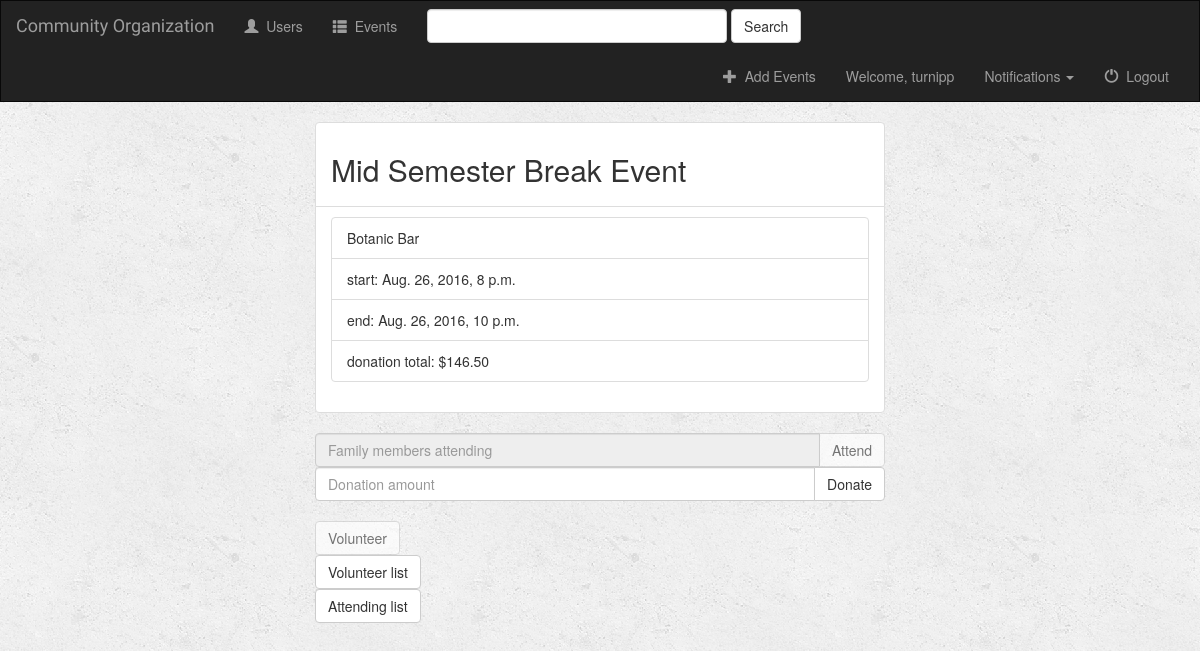
The page /events/1/ (signed in) on the database its author committed.
### events/models.py (models this page shows, shortened)
class Event(models.Model):
    event_name = models.CharField(max_length=100)
    event_location = models.CharField(max_length=500)
    event_cost = models.DecimalField(max_digits=7, decimal_places=2, default=0.0)
    start_date = models.DateTimeField('start date')
    end_date = models.DateTimeField('end date')

### events/views.py (the view)
# urls.py: url(r'^(?P<event_id>[0-9]+)/$', views.event_view, name='event_view'),
def event_view(request, event_id):
    try:
        event = Event.objects.get(id=event_id)
        donation = event_donation_total(event)
        is_attending = None
        is_volunteering = None
        if request.user.is_authenticated:
            data = UserData.objects.get(user=request.user)
            is_attending = Event.objects.filter(userattending__user=data, id=event_id).exists()
            is_volunteering = Event.objects.filter(userdata__user=request.user).exists()
    except Event.DoesNotExist:
        raise Http404("Event does not exist")
    context = {
        'event': event,
        'donation': donation,
        'user': request.user,
        'is_attending': is_attending,
        'is_volunteering': is_volunteering,
    }
    return render(request, 'events/eventPage.html', context)

### events/utils.py (called while the page is built)
def event_donation_total(event):
	donations = 0
	for event_donation in UserDonation.objects.filter(event=event):
		donations += event_donation.donation
	return donations

### events/templates/events/eventPage.html (shortened to what this page needs)
{% extends 'events/base.html' %}
{% block body %}
    <div class="container-fluid">
        <div class="row">
            <div class="col-md-6 col-md-offset-3">
                <ul class="list-group">
                    <li class="list-group-item"><h2 class="form-signin-heading">{{ event.event_name }}</h2></li>
                    <li class="list-group-item">
                        <ul class="list-group">
                            <li class="list-group-item">{{ event.event_location }}</li>
                            <li class="list-group-item">start: {{ event.start_date }}</li>
                            <li class="list-group-item">end: {{ event.end_date }}</li>
                            <li class="list-group-item">donation total: ${{ donation }}</li>
                        </ul>
                    </li>
                </ul>
            </div>
        </div>
        <div class="row">
            <div class="col-md-6 col-md-offset-3">
                {% if is_attending %}
                    <fieldset disabled>
                {% endif %}
                <form action="{% url 'event_attend_view' event.id %}" method="post" class="form">
                    <div class="input-group">
                        <input type="number" name="amount" class="form-control"
                               placeholder="Family members attending"><br>
                        <span class="input-group-btn">
    					<button type="submit" name="submit" class="btn btn-default">Attend</button>
    				</span>
                    </div>
                </form>
                {% if is_attending %}
                    </fieldset>
                {% endif %}
                <form action="{% url 'event_donate_view' event.id %}" method="post" class="form">
                    <div class="input-group">
                        <input type="number" step="0.01" name="amount" class="form-control"
                               placeholder="Donation amount"><br>
                        <span class="input-group-btn">
					    <button type="submit" name="submit" class="btn btn-default">Donate</button>
				    </span>
                    </div>
                </form>
                {% if is_volunteering %}
                    <fieldset disabled>
                {% endif %}
                <form action="{% url 'event_volunteer_view' event.id %}">
                    <button type="submit" name="submit" class="btn btn-default">Volunteer</button>
                </form>
                {% if is_volunteering %}
                    </fieldset>
                {% endif %}
                <form action="{% url 'event_volunteer_list_view' event.id %}">
                    <button type="submit" name="submit" class="btn btn-default">Volunteer list</button>
                </form>
                <form action="{% url 'event_attendee_list_view' event.id %}">
                    <button type="submit" name="submit" class="btn btn-default">Attending list</button>
                </form>
            </div>
        </div>
    </div>
{% endblock %}

### events/templates/events/base.html (shortened to what this page needs)
{% load notifications_tags %}
<!DOCTYPE html>
<html lang="en">
<head>
    {% load staticfiles %}
    <link rel="stylesheet" href="https://maxcdn.bootstrapcdn.com/bootstrap/3.3.7/css/bootstrap.min.css">
    <link rel="stylesheet" type="text/css" href="{% static 'style.css' %}"/>
    <link rel="stylesheet" type="text/css" href="{% static 'custom_style.css' %}"/>
</head>
<body>
<nav class="navbar navbar-inverse">
    <div class="container-fluid">
        <div class="navbar-header">
            <a class="navbar-brand" href="{% url 'event_list_view' %}">Community Organization</a>
        </div>
        <div class="collapse navbar-collapse" id="topNavBar">
            <ul class="nav navbar-nav">
                <li class="{% block user_active %}{% endblock %}"><a href="{% url 'user_view' %}"><span class="glyphicon glyphicon-user" aria-hidden="true"></span>&nbsp; Users</a></li>
                <li class="{% block event_list %}{% endblock %}"><a href="{% url 'event_list_view' %}"><span class="glyphicon glyphicon-th-list" aria-hidden="true"></span>&nbsp; Events</a></li>
            </ul>
            <form class="navbar-form navbar-left" role="search" method="get" action="{% url 'event_list_view' %}">
                <div class="form-group">
                    <input type="text" class="form-control" name="q" value="{{ request.GET.q }}">
                </div>
                <button type="submit" class="btn btn-default">Search</button>
            </form>
            <ul class="nav navbar-nav navbar-right">
                {% if user.is_superuser %}
                <li>
                    <a href="{% url 'admin:index' %}">
                        <span class="glyphicon glyphicon-plus" aria-hidden="true"></span>&nbsp; Add Events
                    </a>
                </li>
                {% endif %}
                {% if user.is_authenticated %}
                    <li>
                        <a href="#">
                            Welcome, {{ user.username }}
                        </a>
                    </li>
                    <li>
                        <a href="#" class="dropdown-toggle" type="button" data-toggle="dropdown">
                            {% notifications_unread %} Notifications
                            <span class="caret"></span>
                        </a>
                    </li>
                    <li>
                        <a href="{% url 'user_logout_view' %}">
                            <span class="glyphicon glyphicon-off" aria-hidden="true"></span>&nbsp; Logout
                        </a>
                    </li>
                {% else %}
                <li class="{% block user_login_active %}{% endblock %}">
                    <a href="{% url 'user_login_view' %}">
                        <span class="glyphicon glyphicon-log-in" aria-hidden="true"></span>&nbsp; User Login
                    </a>
                </li>
                {% endif %}
            </ul>
        </div>
    </div>
</nav>
{% block body %}
{% endblock %}
</body>
</html>

### events/static/style.css (style rules this page uses)
body { background: white url("images/background.png"); }
.navbar { border-radius: 0; }
.navbar-brand { font-family: 'Satisfy', cursive; }

### events/static/custom_style.css (style rules this page uses)
* { margin: 0; padding: 0; }
.form-group > .form-control { width: 25vw; max-width: 480px; }

### rows shown on the page
Event: event_name "Mid Semester Break Event", event_location "Botanic Bar", start_date "Aug. 26, 2016, 8 p.m.", end_date "Aug. 26, 2016, 10 p.m."

### other values the page prints
{{ user.username }} "turnipp"
{{ donation }} "146.50"
